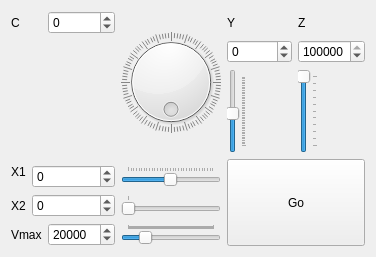
      <widget class="QWidget" name="tab">
       <attribute name="title">
        <string>Pos Testing</string>
       </attribute>
       <layout class="QGridLayout" name="gridLayout_4">
        <item row="1" column="5">
         <widget class="QSpinBox" name="spinBoxZ">
          <property name="maximum">
           <number>104000</number>
          </property>
          <property name="value">
           <number>100000</number>
          </property>
         </widget>
        </item>
        <item row="0" column="3" rowspan="3">
         <widget class="QDial" name="Cset">
          <property name="minimum">
           <number>-4100</number>
          </property>
          <property name="maximum">
           <number>4100</number>
          </property>
          <property name="pageStep">
           <number>50</number>
          </property>
          <property name="sliderPosition">
           <number>0</number>
          </property>
          <property name="invertedAppearance">
           <bool>true</bool>
          </property>
          <property name="wrapping">
           <bool>true</bool>
          </property>
          <property name="notchTarget">
           <double>10.000000000000000</double>
          </property>
          <property name="notchesVisible">
           <bool>true</bool>
          </property>
         </widget>
        </item>
        <item row="7" column="2">
         <widget class="QSpinBox" name="spinBoxVmax">
          <property name="sizePolicy">
           <sizepolicy hsizetype="Preferred" vsizetype="Fixed">
            <horstretch>0</horstretch>
            <verstretch>0</verstretch>
           </sizepolicy>
          </property>
          <property name="maximum">
           <number>200000</number>
          </property>
          <property name="value">
           <number>20000</number>
          </property>
         </widget>
        </item>
        <item row="0" column="4">
         <widget class="QLabel" name="label_10">
          <property name="sizePolicy">
           <sizepolicy hsizetype="Preferred" vsizetype="Minimum">
            <horstretch>0</horstretch>
            <verstretch>0</verstretch>
           </sizepolicy>
          </property>
          <property name="text">
           <string>Y</string>
          </property>
         </widget>
        </item>
        <item row="0" column="2">
         <widget class="QSpinBox" name="spinBoxC">
          <property name="minimum">
           <number>-4100</number>
          </property>
          <property name="maximum">
           <number>4100</number>
          </property>
         </widget>
        </item>
        <item row="2" column="5">
         <widget class="QSlider" name="Zset">
          <property name="maximum">
           <number>104000</number>
          </property>
          <property name="pageStep">
           <number>100</number>
          </property>
          <property name="value">
           <number>100000</number>
          </property>
          <property name="orientation">
           <enum>Qt::Vertical</enum>
          </property>
          <property name="tickPosition">
           <enum>QSlider::TicksBelow</enum>
          </property>
          <property name="tickInterval">
           <number>10000</number>
          </property>
         </widget>
        </item>
        <item row="4" column="0">
         <widget class="QLabel" name="label_7">
          <property name="text">
           <string>X1</string>
          </property>
         </widget>
        </item>
        <item row="6" column="1" colspan="2">
         <widget class="QSpinBox" name="spinBoxX2">
          <property name="enabled">
           <bool>true</bool>
          </property>
          <property name="minimum">
           <number>-4600</number>
          </property>
          <property name="maximum">
           <number>7500</number>
          </property>
         </widget>
        </item>
        <item row="2" column="4">
         <widget class="QSlider" name="Yset">
          <property name="minimum">
           <number>-19260</number>
          </property>
          <property name="maximum">
           <number>22080</number>
          </property>
          <property name="pageStep">
           <number>100</number>
          </property>
          <property name="orientation">
           <enum>Qt::Vertical</enum>
          </property>
          <property name="tickPosition">
           <enum>QSlider::TicksBelow</enum>
          </property>
          <property name="tickInterval">
           <number>1000</number>
          </property>
         </widget>
        </item>
        <item row="4" column="3" rowspan="2">
         <widget class="QSlider" name="X1set">
          <property name="minimum">
           <number>-16000</number>
          </property>
          <property name="maximum">
           <number>16300</number>
          </property>
          <property name="pageStep">
           <number>100</number>
          </property>
          <property name="orientation">
           <enum>Qt::Horizontal</enum>
          </property>
          <property name="tickPosition">
           <enum>QSlider::TicksAbove</enum>
          </property>
          <property name="tickInterval">
           <number>1000</number>
          </property>
         </widget>
        </item>
        <item row="7" column="3">
         <widget class="QSlider" name="Vmaxset">
          <property name="maximum">
           <number>200000</number>
          </property>
          <property name="pageStep">
           <number>100</number>
          </property>
          <property name="value">
           <number>20000</number>
          </property>
          <property name="sliderPosition">
           <number>20000</number>
          </property>
          <property name="orientation">
           <enum>Qt::Horizontal</enum>
          </property>
          <property name="tickPosition">
           <enum>QSlider::TicksAbove</enum>
          </property>
          <property name="tickInterval">
           <number>1000</number>
          </property>
         </widget>
        </item>
        <item row="1" column="4">
         <widget class="QSpinBox" name="spinBoxY">
          <property name="minimum">
           <number>-19260</number>
          </property>
          <property name="maximum">
           <number>22080</number>
          </property>
          <property name="singleStep">
           <number>1</number>
          </property>
         </widget>
        </item>
        <item row="0" column="5">
         <widget class="QLabel" name="label_11">
          <property name="sizePolicy">
           <sizepolicy hsizetype="Preferred" vsizetype="Minimum">
            <horstretch>0</horstretch>
            <verstretch>0</verstretch>
           </sizepolicy>
          </property>
          <property name="text">
           <string>Z</string>
          </property>
         </widget>
        </item>
        <item row="3" column="4" rowspan="5" colspan="2">
         <widget class="QPushButton" name="pushButtonGo">
          <property name="sizePolicy">
           <sizepolicy hsizetype="Expanding" vsizetype="Expanding">
            <horstretch>0</horstretch>
            <verstretch>0</verstretch>
           </sizepolicy>
          </property>
          <property name="text">
           <string>Go</string>
          </property>
         </widget>
        </item>
        <item row="7" column="0" colspan="2">
         <widget class="QLabel" name="label_12">
          <property name="text">
           <string>Vmax</string>
          </property>
         </widget>
        </item>
        <item row="4" column="1" rowspan="2" colspan="2">
         <widget class="QSpinBox" name="spinBoxX">
          <property name="minimum">
           <number>-16000</number>
          </property>
          <property name="maximum">
           <number>16300</number>
          </property>
         </widget>
        </item>
        <item row="0" column="0">
         <widget class="QLabel" name="label_9">
          <property name="text">
           <string>C</string>
          </property>
         </widget>
        </item>
        <item row="6" column="0">
         <widget class="QLabel" name="label_8">
          <property name="text">
           <string>X2</string>
          </property>
         </widget>
        </item>
        <item row="6" column="3">
         <widget class="QSlider" name="X2set">
          <property name="enabled">
           <bool>true</bool>
          </property>
          <property name="minimum">
           <number>0</number>
          </property>
          <property name="maximum">
           <number>880</number>
          </property>
          <property name="pageStep">
           <number>100</number>
          </property>
          <property name="orientation">
           <enum>Qt::Horizontal</enum>
          </property>
          <property name="invertedAppearance">
           <bool>false</bool>
          </property>
          <property name="tickPosition">
           <enum>QSlider::TicksAbove</enum>
          </property>
          <property name="tickInterval">
           <number>1000</number>
          </property>
         </widget>
        </item>
       </layout>
      </widget>
